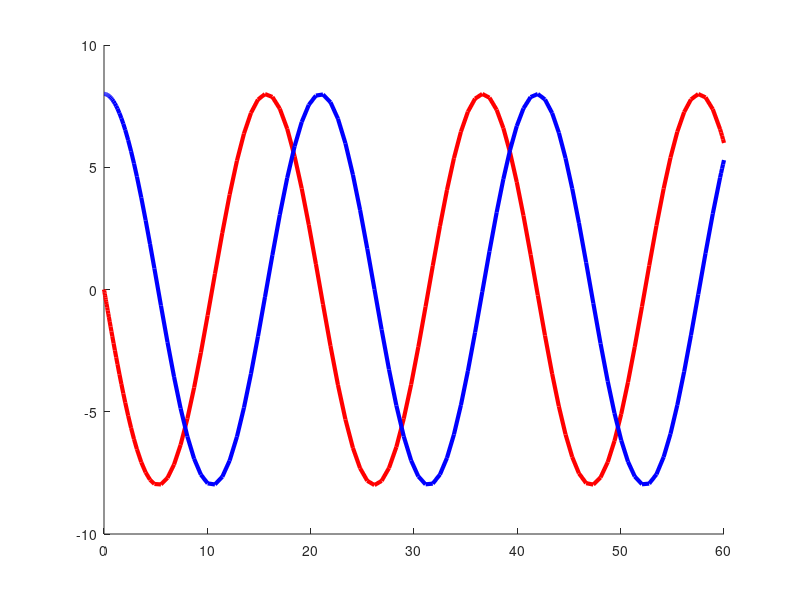

This chart was generated by the following MATLAB code: (Note: this script raises an error after producing the figure.)
% Visualization of solution of a complex first order ODE; standard plots
A=[0,-0.3;0.3,0];
[V,D]=eig(A)
rhsf =@(t,y) (A*y);
y0=[0;8];
tspan =[0 60];
options=odeset ('InitialStep', 0.099);
[t,sol] = ode45(rhsf, tspan, y0, options);
hold on
plot(t,sol(:,1), 'linewidth', 3, 'color', 'red', 'marker', 'none')
plot(t,sol(:,2), 'linewidth', 3, 'color', 'blue', 'marker', 'none')
labels('$t$','$\mathrm{Re}\,y,\mathrm{Im}\,y$');
% title(['\Delta t=' num2str(options.InitialStep)])
fig2clip
